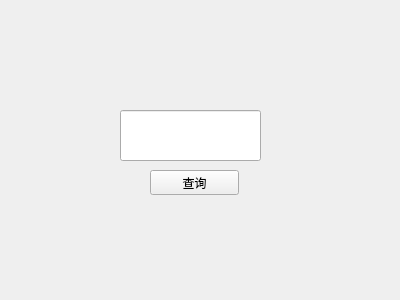
<?xml version="1.0" encoding="UTF-8"?>
<ui version="4.0">
 <class>inquire</class>
 <widget class="QWidget" name="inquire">
  <property name="geometry">
   <rect>
    <x>0</x>
    <y>0</y>
    <width>400</width>
    <height>300</height>
   </rect>
  </property>
  <property name="windowTitle">
   <string>Form</string>
  </property>
  <widget class="QPushButton" name="pushButtonInquire">
   <property name="geometry">
    <rect>
     <x>150</x>
     <y>170</y>
     <width>89</width>
     <height>25</height>
    </rect>
   </property>
   <property name="text">
    <string>查询</string>
   </property>
  </widget>
  <widget class="QLineEdit" name="lineEdit">
   <property name="geometry">
    <rect>
     <x>120</x>
     <y>110</y>
     <width>141</width>
     <height>51</height>
    </rect>
   </property>
  </widget>
 </widget>
 <resources/>
 <connections/>
</ui>
